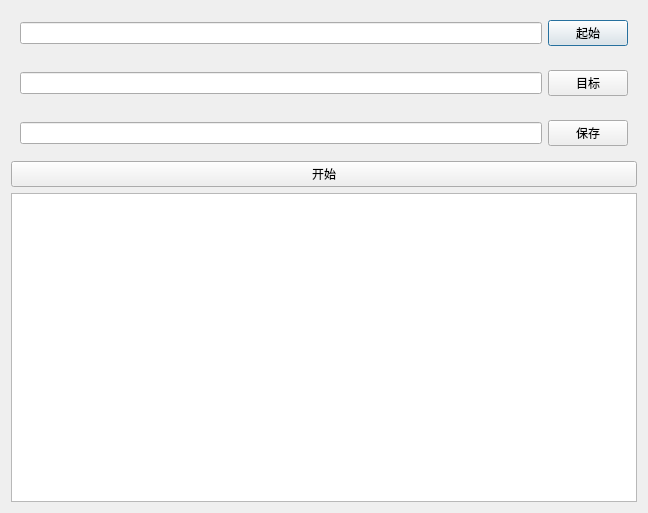
<?xml version="1.0" encoding="UTF-8"?>
<ui version="4.0">
 <class>cleanLandUseDialog</class>
 <widget class="QDialog" name="cleanLandUseDialog">
  <property name="geometry">
   <rect>
    <x>0</x>
    <y>0</y>
    <width>648</width>
    <height>513</height>
   </rect>
  </property>
  <property name="windowTitle">
   <string>Dialog</string>
  </property>
  <layout class="QGridLayout" name="gridLayout">
   <item row="0" column="0">
    <widget class="QWidget" name="widget" native="true">
     <layout class="QHBoxLayout" name="horizontalLayout">
      <item>
       <widget class="QLineEdit" name="le_start"/>
      </item>
      <item>
       <widget class="QPushButton" name="pushButton_2">
        <property name="text">
         <string>起始</string>
        </property>
       </widget>
      </item>
     </layout>
    </widget>
   </item>
   <item row="1" column="0">
    <widget class="QWidget" name="widget_2" native="true">
     <layout class="QHBoxLayout" name="horizontalLayout_2">
      <item>
       <widget class="QLineEdit" name="le_target"/>
      </item>
      <item>
       <widget class="QPushButton" name="pushButton_3">
        <property name="text">
         <string>目标</string>
        </property>
       </widget>
      </item>
     </layout>
    </widget>
   </item>
   <item row="2" column="0">
    <widget class="QWidget" name="widget_3" native="true">
     <layout class="QHBoxLayout" name="horizontalLayout_3">
      <item>
       <widget class="QLineEdit" name="le_save"/>
      </item>
      <item>
       <widget class="QPushButton" name="pushButton_5">
        <property name="text">
         <string>保存</string>
        </property>
       </widget>
      </item>
     </layout>
    </widget>
   </item>
   <item row="3" column="0">
    <widget class="QPushButton" name="pushButton_4">
     <property name="text">
      <string>开始</string>
     </property>
    </widget>
   </item>
   <item row="4" column="0">
    <widget class="QTextEdit" name="te_res"/>
   </item>
  </layout>
 </widget>
 <resources/>
 <connections/>
</ui>
